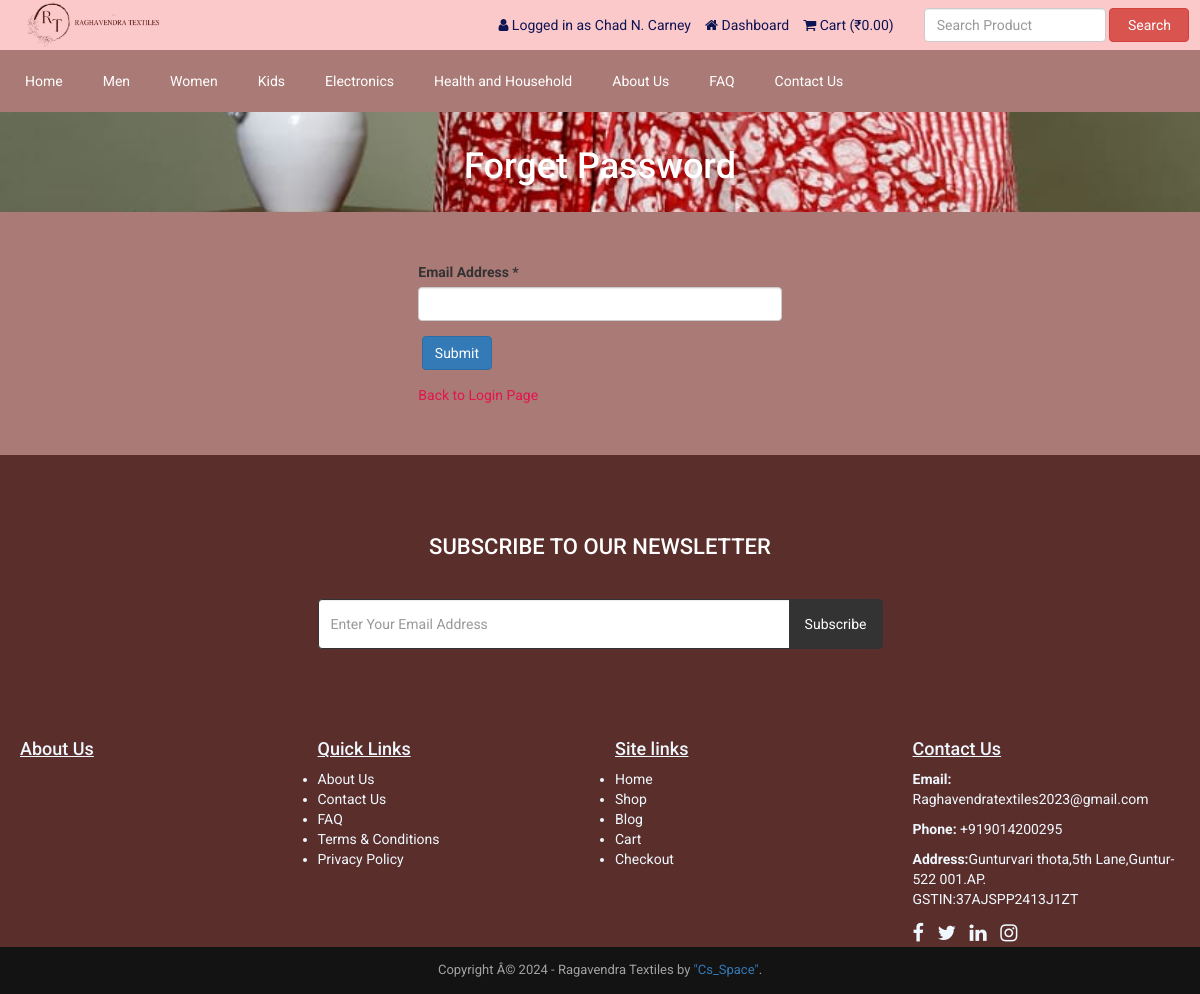
Screenshot of /forget-password.php (signed in) with the database file from the repository.
### tables this page shows
CREATE TABLE `tbl_settings` (
  `id` int(11) NOT NULL,
  `logo` varchar(255) NOT NULL,
  `favicon` varchar(255) NOT NULL,
  `footer_about` text NOT NULL,
  `footer_copyright` text NOT NULL,
  `contact_address` text NOT NULL,
  `contact_email` varchar(255) NOT NULL,
  `contact_phone` varchar(255) NOT NULL,
  `contact_fax` varchar(255) NOT NULL,
  `contact_map_iframe` text NOT NULL,
  `receive_email` varchar(255) NOT NULL,
  `receive_email_subject` varchar(255) NOT NULL,
  `receive_email_thank_you_message` text NOT NULL,
  `forget_password_message` text NOT NULL,
  `total_recent_post_footer` int(10) NOT NULL,
  `total_popular_post_footer` int(10) NOT NULL,
  `total_recent_post_sidebar` int(11) NOT NULL,
  `total_popular_post_sidebar` int(11) NOT NULL,
  `total_featured_product_home` int(11) NOT NULL,
  `total_latest_product_home` int(11) NOT NULL,
  `total_popular_product_home` int(11) NOT NULL,
  `meta_title_home` text NOT NULL,
  `meta_keyword_home` text NOT NULL,
  `meta_description_home` text NOT NULL,
  `banner_login` varchar(255) NOT NULL,
  `banner_registration` varchar(255) NOT NULL,
  `banner_forget_password` varchar(255) NOT NULL,
  `banner_reset_password` varchar(255) NOT NULL,
  `banner_search` varchar(255) NOT NULL,
  `banner_cart` varchar(255) NOT NULL,
  `banner_checkout` varchar(255) NOT NULL,
  `banner_product_category` varchar(255) NOT NULL,
  `banner_blog` varchar(255) NOT NULL,
  `cta_title` varchar(255) NOT NULL,
  `cta_content` text NOT NULL,
  `cta_read_more_text` varchar(255) NOT NULL,
  `cta_read_more_url` varchar(255) NOT NULL,
  `cta_photo` varchar(255) NOT NULL,
  `featured_product_title` varchar(255) NOT NULL,
  `featured_product_subtitle` varchar(255) NOT NULL,
  `latest_product_title` varchar(255) NOT NULL,
  `latest_product_subtitle` varchar(255) NOT NULL,
  `popular_product_title` varchar(255) NOT NULL,
  `popular_product_subtitle` varchar(255) NOT NULL,
  `testimonial_title` varchar(255) NOT NULL,
  `testimonial_subtitle` varchar(255) NOT NULL,
  `testimonial_photo` varchar(255) NOT NULL,
  `blog_title` varchar(255) NOT NULL,
  `blog_subtitle` varchar(255) NOT NULL,
  `newsletter_text` text NOT NULL,
  `paypal_email` varchar(255) NOT NULL,
  `stripe_public_key` varchar(255) NOT NULL,
  `stripe_secret_key` varchar(255) NOT NULL,
  `bank_detail` text NOT NULL,
  `before_head` text NOT NULL,
  `after_body` text NOT NULL,
  `before_body` text NOT NULL,
  `home_service_on_off` int(11) NOT NULL,
  `home_welcome_on_off` int(11) NOT NULL,
  `home_featured_product_on_off` int(11) NOT NULL,
  `home_latest_product_on_off` int(11) NOT NULL,
  `home_popular_product_on_off` int(11) NOT NULL,
  `home_testimonial_on_off` int(11) NOT NULL,
  `home_blog_on_off` int(11) NOT NULL,
  `newsletter_on_off` int(11) NOT NULL,
  `ads_above_welcome_on_off` int(1) NOT NULL,
  `ads_above_featured_product_on_off` int(1) NOT NULL,
  `ads_above_latest_product_on_off` int(1) NOT NULL,
  `ads_above_popular_product_on_off` int(1) NOT NULL,
  `ads_above_testimonial_on_off` int(1) NOT NULL,
  `ads_category_sidebar_on_off` int(1) NOT NULL
);

CREATE TABLE `tbl_top_category` (
  `tcat_id` int(11) NOT NULL,
  `tcat_name` varchar(255) NOT NULL,
  `show_on_menu` int(1) NOT NULL
);

CREATE TABLE `tbl_page` (
  `id` int(11) NOT NULL,
  `about_title` varchar(255) NOT NULL,
  `about_content` text NOT NULL,
  `about_banner` varchar(255) NOT NULL,
  `about_meta_title` varchar(255) NOT NULL,
  `about_meta_keyword` text NOT NULL,
  `about_meta_description` text NOT NULL,
  `faq_title` varchar(255) NOT NULL,
  `faq_banner` varchar(255) NOT NULL,
  `faq_meta_title` varchar(255) NOT NULL,
  `faq_meta_keyword` text NOT NULL,
  `faq_meta_description` text NOT NULL,
  `blog_title` varchar(255) NOT NULL,
  `blog_banner` varchar(255) NOT NULL,
  `blog_meta_title` varchar(255) NOT NULL,
  `blog_meta_keyword` text NOT NULL,
  `blog_meta_description` text NOT NULL,
  `contact_title` varchar(255) NOT NULL,
  `contact_banner` varchar(255) NOT NULL,
  `contact_meta_title` varchar(255) NOT NULL,
  `contact_meta_keyword` text NOT NULL,
  `contact_meta_description` text NOT NULL,
  `pgallery_title` varchar(255) NOT NULL,
  `pgallery_banner` varchar(255) NOT NULL,
  `pgallery_meta_title` varchar(255) NOT NULL,
  `pgallery_meta_keyword` text NOT NULL,
  `pgallery_meta_description` text NOT NULL,
  `vgallery_title` varchar(255) NOT NULL,
  `vgallery_banner` varchar(255) NOT NULL,
  `vgallery_meta_title` varchar(255) NOT NULL,
  `vgallery_meta_keyword` text NOT NULL,
  `vgallery_meta_description` text NOT NULL
);

### forget-password.php (the view, shortened to what this page needs)
<?php require_once('header.php'); ?>
<?php
$statement = $pdo->prepare("SELECT * FROM tbl_settings WHERE id=1");
$statement->execute();
$result = $statement->fetchAll(PDO::FETCH_ASSOC);
foreach ($result as $row) {
    $banner_forget_password = $row['banner_forget_password'];
}
?>
<div class="page-banner" style="background-color:#444;background-image: url(assets/uploads/<?php echo $banner_forget_password; ?>);">
    <div class="inner">
        <h1><?php echo LANG_VALUE_97; ?></h1>
    </div>
</div>
<div class="page">
    <div class="container">
        <div class="row">
            <div class="col-md-12">
                <div class="user-content">
                    <form action="" method="post">
                        <div class="row">
                            <div class="col-md-4"></div>
                            <div class="col-md-4">
                                <div class="form-group">
                                    <label for=""><?php echo LANG_VALUE_94; ?> *</label>
                                    <input type="email" class="form-control" name="cust_email">
                                </div>
                                <div class="form-group">
                                    <input type="submit" class="btn btn-primary" value="<?php echo LANG_VALUE_4; ?>" name="form1">
                                </div>
                                <a href="login.php" style="color:#e4144d;"><?php echo LANG_VALUE_12; ?></a>
                            </div>
                        </div>
                    </form>
                </div>
            </div>
        </div>
    </div>
</div>
<?php require_once('footer.php'); ?>

### header.php (shortened to what this page needs)
<?php
include("admin/inc/config.php");
$statement = $pdo->prepare("SELECT * FROM tbl_settings WHERE id=1");
$statement->execute();
$result = $statement->fetchAll(PDO::FETCH_ASSOC);
foreach ($result as $row)
{
	$logo = $row['logo'];
}
?>
<!DOCTYPE html>
<html lang="en">
<head>
	<link rel="stylesheet" href="assets/css/bootstrap.min.css">
	<link rel="stylesheet" href="assets/css/font-awesome.min.css">
	<link rel="stylesheet" href="assets/css/owl.carousel.min.css">
	<link rel="stylesheet" href="assets/css/owl.theme.default.min.css">
	<link rel="stylesheet" href="assets/css/jquery.bxslider.min.css">
    <link rel="stylesheet" href="assets/css/magnific-popup.css">
    <link rel="stylesheet" href="assets/css/rating.css">
	<link rel="stylesheet" href="assets/css/spacing.css">
	<link rel="stylesheet" href="assets/css/bootstrap-touch-slider.css">
	<link rel="stylesheet" href="assets/css/animate.min.css">
	<link rel="stylesheet" href="assets/css/tree-menu.css">
	<link rel="stylesheet" href="assets/css/select2.min.css">
	<link rel="stylesheet" href="assets/css/main.css">
	<link rel="stylesheet" href="assets/css/responsive.css">
	<?php
	$statement = $pdo->prepare("SELECT * FROM tbl_page WHERE id=1");
	$statement->execute();
	$result = $statement->fetchAll(PDO::FETCH_ASSOC);
		?>
</head>
<body>
<div class="header">
	<div class="container">
		<div class="row inner">
			<div class="col-md-4 logo">
				<a href="index.php"><img src="assets/uploads/logo.png"<?php echo $logo; ?>" alt="logo image"></a>
			</div>
			<div class="col-md-5 right">
				<ul>
					<?php
					if(isset($_SESSION['customer'])) {
						?>
						<li><i class="fa fa-user"></i> <?php echo LANG_VALUE_13; ?> <?php echo $_SESSION['customer']['cust_name']; ?></li>
						<li><a href="dashboard.php"><i class="fa fa-home"></i> <?php echo LANG_VALUE_89; ?></a></li>
						<?php
					} else {
						?>
						<li><a href="login.php"><i class="fa fa-sign-in"></i> <?php echo LANG_VALUE_9; ?></a></li>
						<li><a href="registration.php"><i class="fa fa-user-plus"></i> <?php echo LANG_VALUE_15; ?></a></li>
						<?php
					}
					?>
					<li><a href="cart.php"><i class="fa fa-shopping-cart"></i> <?php echo LANG_VALUE_18; ?> (<?php echo '₹'; ?><?php
					if(isset($_SESSION['cart_p_id'])) {
						$table_total_price = 0;
						$i=0;
	                    foreach($_SESSION['cart_p_qty'] as $key => $value)
	                    {
	                        $i++;
	                        $arr_cart_p_qty[$i] = $value;
	                    }                    $i=0;
	                    foreach($_SESSION['cart_p_current_price'] as $key => $value)
	                    {
	                        $i++;
	                        $arr_cart_p_current_price[$i] = $value;
	                    }
	                    for($i=1;$i<=count($arr_cart_p_qty);$i++) {
	                    	$row_total_price = $arr_cart_p_current_price[$i]*$arr_cart_p_qty[$i];
	                        $table_total_price = $table_total_price + $row_total_price;
	                    }
						echo $table_total_price;
					} else {
						echo '0.00';
					}
					?>)</a></li>
				</ul>
			</div>
			<div class="col-md-3 search-area">
				<form class="navbar-form navbar-left" role="search" action="search-result.php" method="get">
					<div class="form-group">
						<input type="text" class="form-control search-top" placeholder="<?php echo LANG_VALUE_2; ?>" name="search_text">
					</div>
					<button type="submit" class="btn btn-danger"><?php echo LANG_VALUE_3; ?></button>
				</form>
			</div>
		</div>
	</div>
</div>
<div class="nav">
	<div class="container">
		<div class="row">
			<div class="col-md-12 pl_0 pr_0">
				<div class="menu-container">
					<div class="menu">
						<ul>
							<li><a href="index.php">Home</a></li>
							<?php
							$statement = $pdo->prepare("SELECT * FROM tbl_top_category WHERE show_on_menu=1");
							$statement->execute();
							$result = $statement->fetchAll(PDO::FETCH_ASSOC);
							foreach ($result as $row) {
								?>
								<li><a &type=top-category"><?php echo $row['tcat_name']; ?></a>
								</li>
								<?php
							}
							?>
							<?php
							$statement = $pdo->prepare("SELECT * FROM tbl_page WHERE id=1");
							$statement->execute();
							$result = $statement->fetchAll(PDO::FETCH_ASSOC);
							foreach ($result as $row) {
								$about_title = $row['about_title'];
								$faq_title = $row['faq_title'];
								$contact_title = $row['contact_title'];
							}
							?>
							<li><a href="about.php"><?php echo $about_title; ?></a></li>
							<li><a href="faq.php"><?php echo $faq_title; ?></a></li>
							<li><a href="contact.php"><?php echo $contact_title; ?></a></li>
						</ul>
					</div>
				</div>
			</div>
		</div>
	</div>
</div>

### assets/css/main.css (style rules this page uses)
* { margin: 0; padding: 0; }
body { font-family: "Roboto", sans-serif; font-size: 14px; }
h1, h2, h3, h4, h5, h6 { font-family: "Roboto", sans-serif; }
a { text-decoration: none; }
.header { width: 100%; height: auto; background: #fcc9cb ; }
.header .inner { height: auto; display: table; }
.header .logo { float: none; display: table-cell; vertical-align: middle; }
.header .logo img { max-width: 300%; height: 50px; }
.header .navbar-form .form-control { width: 300px; }
.header .search-area { float: none; display: table-cell; vertical-align: middle; }
.header .search-area .form-group { width: calc(100% - 84px); }
.header .search-area button { width: 80px; }
.header .search-area form { width: 100%; }
.header .right { float: none; display: table-cell; vertical-align: middle; padding-right: 0; }
.header .right ul { float: right; margin-bottom: 0; }
.header .right ul li { list-style-type: none; float: left; margin-left: 14px; color: #0d1452; }
.header .right ul li a { color: #0d1452; }
.header .navbar-form .search-top { width: 100%; }
.nav { background: #aa7a76; }
.menu-container { width: 100%; margin: 0 auto; background: #aa7a76; }
.menu-dropdown-icon:before { content: "\f067"; font-family: "FontAwesome"; display: none; cursor: pointer; float: right; padding: 1.5em 2em; background: #fff; color: #333; }
.menu > ul { margin: 0 auto; width: 100%; list-style: none; padding: 0; position: relative; box-sizing: border-box; }
.menu > ul:before, .menu > ul:after { content: ""; display: table; }
.menu > ul:after { clear: both; }
.menu > ul > li { float: left; padding: 0; margin: 0; }
.menu > ul > li a { text-decoration: none; padding: 1.5em 20px; display: block; color: #fff; }
.page-banner { width: 100%; height: auto; background-repeat: no-repeat; background-position: center center; -webkit-background-size: cover; background-size: cover; position: relative; padding-top: 15px; padding-bottom: 15px; overflow: hidden; }
.page-banner h1 { color: #fff; text-align: center; z-index: 999; position: relative; }
.page { width: 100%; height: auto; padding-top: 50px; padding-bottom: 50px; }
@media (min-width: 768px) { .col-md-4 { flex: 0 0 33.33333%; max-width: 33.33333%; } }
img { vertical-align: middle; border-style: none; }
.container { width: 100%; height: auto; }

### assets/css/responsive.css (style rules this page uses)
@media only screen and (min-width: 992px) { .header .inner { width: 100%; } }
@media only screen and (min-width: 992px) { .header .search-area { padding-right: 0; } }
@media only screen and (min-width: 992px) { .header .search-area form { padding-right: 0; } }
@media only screen and (min-width: 992px) { .header .container { padding-right: 0; } }

### forget-password.php (style rules this page uses)
body { background-color: #aa7a76; }

### rows the page displays
tbl_settings: logo (picture), banner_forget_password (picture)
tbl_top_category: tcat_name "Men"
tbl_top_category: tcat_name "Women"
tbl_top_category: tcat_name "Kids"
tbl_top_category: tcat_name "Electronics"
tbl_top_category: tcat_name "Health and Household"
tbl_page: about_title "About Us", faq_title "FAQ", contact_title "Contact Us"

### other values shown
LANG_VALUE_13 "Logged in as"
$_SESSION['customer']['cust_name'] "Chad N. Carney"
LANG_VALUE_89 "Dashboard"
LANG_VALUE_18 "Cart"
LANG_VALUE_3 "Search"
LANG_VALUE_97 "Forget Password"
LANG_VALUE_94 "Email Address"
LANG_VALUE_12 "Back to Login Page"
LANG_VALUE_93 "SUBSCRIBE TO OUR NEWSLETTER"
LANG_VALUE_92 "Subscribe"
